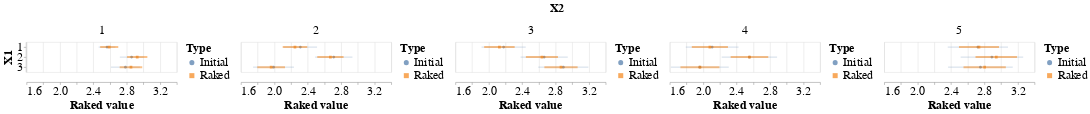

Notebook code cell kept with this figure:
### Markdown cell above
We plot initial values and raked values with their uncertainties (plus or minus the standard deviation).

### Code cell
bar = alt.Chart(df_raked).mark_errorbar(clip=True, opacity=0.5).encode(
    alt.X('Upper:Q', scale=alt.Scale(zero=False), axis=alt.Axis(title='Raked value')),
    alt.X2('Lower:Q'),
    alt.Y('X1:N', axis=alt.Axis(title='X1')),
    color=alt.Color('Type:N', legend=None),
    strokeWidth=alt.StrokeWidth('width:Q', legend=None)
)
point = alt.Chart(df_raked).mark_point(
    filled=True
).encode(
    alt.X('Value:Q'),
    alt.Y('X1:N'),
    color=alt.Color('Type:N'),
    shape=alt.Shape('Type:N')
)
chart = alt.layer(point, bar).resolve_scale(
    shape='independent',
    color='independent'
).facet(
    column=alt.Column('X2:N', header=alt.Header(title='X2', titleFontSize=24, labelFontSize=24)),
).configure_axis(
    labelFontSize=24,
    titleFontSize=24
).configure_legend(
    labelFontSize=24,
    titleFontSize=24
)
chart

### Figure 1 — Vega-Lite specification as saved in the notebook (floating-point values rounded to 4 significant figures)
{"config": {"view": {"continuousWidth": 300, "continuousHeight": 300}, "axis": {"labelFontSize": 24, "titleFontSize": 24}, "legend": {"labelFontSize": 24, "titleFontSize": 24}}, "data": {"name": "data-74cff6ac362d26a5a0fbb9d5f4a0d1ab"}, "facet": {"column": {"field": "X2", "header": {"labelFontSize": 24, "title": "X2", "titleFontSize": 24}, "type": "nominal"}}, "spec": {"layer": [{"mark": {"type": "point", "filled": true}, "encoding": {"color": {"field": "Type", "type": "nominal"}, "shape": {"field": "Type", "type": "nominal"}, "x": {"field": "Value", "type": "quantitative"}, "y": {"field": "X1", "type": "nominal"}}}, {"mark": {"type": "errorbar", "clip": true, "opacity": 0.5}, "encoding": {"color": {"field": "Type", "legend": null, "type": "nominal"}, "strokeWidth": {"field": "width", "legend": null, "type": "quantitative"}, "x": {"axis": {"title": "Raked value"}, "field": "Upper", "scale": {"zero": false}, "type": "quantitative"}, "x2": {"field": "Lower"}, "y": {"axis": {"title": "X1"}, "field": "X1", "type": "nominal"}}}], "resolve": {"scale": {"color": "independent", "shape": "independent"}}}, "$schema": "https://vega.github.io/schema/vega-lite/v5.20.1.json", "datasets": {"data-74cff6ac362d26a5a0fbb9d5f4a0d1ab": [{"X1": 1, "X2": 1, "Value": 2.564, "Type": "Initial", "width": 1, "variance": 0.01, "Upper": 2.664, "Lower": 2.464}, {"X1": 2, "X2": 1, "Value": 2.858, "Type": "Initial", "width": 1, "variance": 0.02, "Upper": 3.0, "Lower": 2.717}, {"X1": 3, "X2": 1, "Value": 2.784, "Type": "Initial", "width": 1, "variance": 0.03, "Upper": 2.957, "Lower": 2.611}, {"X1": 1, "X2": 2, "Value": 2.311, "Type": "Initial", "width": 1, "variance": 0.04, "Upper": 2.511, "Lower": 2.111}, {"X1": 2, "X2": 2, "Value": 2.711, "Type": "Initial", "width": 1, "variance": 0.05, "Upper": 2.934, "Lower": 2.487}, {"X1": 3, "X2": 2, "Value": 1.99, "Type": "Initial", "width": 1, "variance": 0.06, "Upper": 2.235, "Lower": 1.745}, {"X1": 1, "X2": 3, "Value": 2.178, "Type": "Initial", "width": 1, "variance": 0.07, "Upper": 2.442, "Lower": 1.913}, {"X1": 2, "X2": 3, "Value": 2.663, "Type": "Initial", "width": 1, "variance": 0.08, "Upper": 2.946, "Lower": 2.38}, {"X1": 3, "X2": 3, "Value": 2.893, "Type": "Initial", "width": 1, "variance": 0.09, "Upper": 3.193, "Lower": 2.593}, {"X1": 1, "X2": 4, "Value": 2.107, "Type": "Initial", "width": 1, "variance": 0.1, "Upper": 2.423, "Lower": 1.791}, {"X1": 2, "X2": 4, "Value": 2.553, "Type": "Initial", "width": 1, "variance": 0.11, "Upper": 2.885, "Lower": 2.221}, {"X1": 3, "X2": 4, "Value": 1.959, "Type": "Initial", "width": 1, "variance": 0.12, "Upper": 2.306, "Lower": 1.613}, {"X1": 1, "X2": 5, "Value": 2.721, "Type": "Initial", "width": 1, "variance": 0.13, "Upper": 3.082, "Lower": 2.361}, {"X1": 2, "X2": 5, "Value": 2.889, "Type": "Initial", "width": 1, "variance": 0.14, "Upper": 3.263, "Lower": 2.515}, {"X1": 3, "X2": 5, "Value": 2.752, "Type": "Initial", "width": 1, "variance": 0.15, "Upper": 3.139, "Lower": 2.364}, {"X1": 1, "X2": 1, "Value": 2.59, "Type": "Raked", "width": 2, "variance": 0.01175, "Upper": 2.698, "Lower": 2.482}, {"X1": 2, "X2": 1, "Value": 2.925, "Type": "Raked", "width": 2, "variance": 0.01475, "Upper": 3.047, "Lower": 2.804}, {"X1": 3, "X2": 1, "Value": 2.85, "Type": "Raked", "width": 2, "variance": 0.01823, "Upper": 2.985, "Lower": 2.715}, {"X1": 1, "X2": 2, "Value": 2.247, "Type": "Raked", "width": 2, "variance": 0.02155, "Upper": 2.393, "Lower": 2.1}, {"X1": 2, "X2": 2, "Value": 2.671, "Type": "Raked", "width": 2, "variance": 0.0248, "Upper": 2.829, "Lower": 2.514}, {"X1": 3, "X2": 2, "Value": 1.961, "Type": "Raked", "width": 2, "variance": 0.02753, "Upper": 2.127, "Lower": 1.796}, {"X1": 1, "X2": 3, "Value": 2.127, "Type": "Raked", "width": 2, "variance": 0.03338, "Upper": 2.31, "Lower": 1.944}, {"X1": 2, "X2": 3, "Value": 2.636, "Type": "Raked", "width": 2, "variance": 0.03686, "Upper": 2.828, "Lower": 2.444}, {"X1": 3, "X2": 3, "Value": 2.865, "Type": "Raked", "width": 2, "variance": 0.03953, "Upper": 3.063, "Lower": 2.666}, {"X1": 1, "X2": 4, "Value": 2.08, "Type": "Raked", "width": 2, "variance": 0.04683, "Upper": 2.296, "Lower": 1.863}, {"X1": 2, "X2": 4, "Value": 2.554, "Type": "Raked", "width": 2, "variance": 0.05072, "Upper": 2.779, "Lower": 2.328}, {"X1": 3, "X2": 4, "Value": 1.96, "Type": "Raked", "width": 2, "variance": 0.0545, "Upper": 2.194, "Lower": 1.727}, {"X1": 1, "X2": 5, "Value": 2.734, "Type": "Raked", "width": 2, "variance": 0.05742, "Upper": 2.974, "Lower": 2.495}, {"X1": 2, "X2": 5, "Value": 2.941, "Type": "Raked", "width": 2, "variance": 0.06181, "Upper": 3.19, "Lower": 2.693}, {"X1": 3, "X2": 5, "Value": 2.802, "Type": "Raked", "width": 2, "variance": 0.06419, "Upper": 3.056, "Lower": 2.549}]}}
